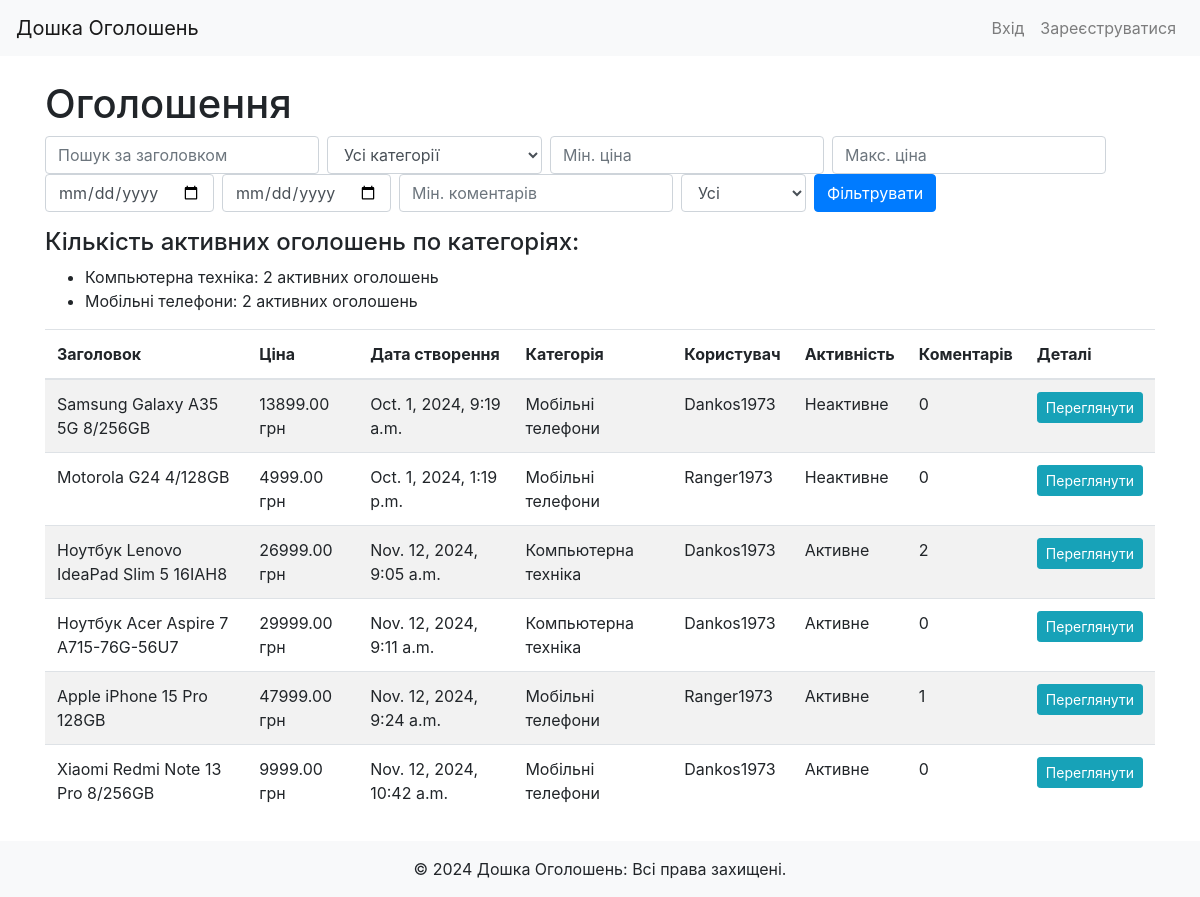
The page / on the database its author committed.
### board/models.py (models this page shows, shortened)
class Category(models.Model):
    name: str = models.CharField(max_length=255, unique=True)
    description: str = models.TextField()
    def active_ads_count(self) -> int:
        return self.ad_set.filter(is_active=True).count()
    class Meta:
        verbose_name = "Категорія"
        verbose_name_plural = "Категорії"

class Ad(models.Model):
    title: str = models.CharField(max_length=255)
    description: str = models.TextField()
    price: float = models.DecimalField(
        max_digits=10,
        decimal_places=2,
        validators=[MinValueValidator(0.01)]
    )
    created_at: timezone.datetime = models.DateTimeField()
    updated_at: timezone.datetime = models.DateTimeField(auto_now=True)
    is_active: bool = models.BooleanField(default=True)
    user: models.ForeignKey = models.ForeignKey(User, on_delete=models.CASCADE)
    category: models.ForeignKey = models.ForeignKey('Category', on_delete=models.SET_NULL, null=True)
    class Meta:
        verbose_name: str = "Оголошення"
        verbose_name_plural: str = "Оголошення"

### board/views.py (the view)
# urls.py: path('', views.RecentAdsView.as_view(), name='home'),
class RecentAdsView(ListView):
    model = Ad
    template_name = 'board/home.html'
    context_object_name = 'ads'
    def get_queryset(self):
        queryset = Ad.objects.annotate(comments_count=Count('comments'))
        search_query = self.request.GET.get('search', '')
        if search_query:
            queryset = queryset.filter(title__icontains=search_query)
        category_id = self.request.GET.get('category')
        if category_id:
            queryset = queryset.filter(category__id=category_id)
        user_id = self.request.GET.get('user')
        if user_id:
            queryset = queryset.filter(user__id=user_id)
        is_active = self.request.GET.get('is_active')
        if is_active:
            queryset = queryset.filter(is_active=(is_active.lower() == 'true'))
        min_price = self.request.GET.get('min_price')
        if min_price:
            queryset = queryset.filter(price__gte=min_price)
        max_price = self.request.GET.get('max_price')
        if max_price:
            queryset = queryset.filter(price__lte=max_price)
        start_date = self.request.GET.get('start_date')
        end_date = self.request.GET.get('end_date')
        if start_date:
            queryset = queryset.filter(created_at__gte=start_date)
        if end_date:
            queryset = queryset.filter(created_at__lte=end_date)
        min_comments = self.request.GET.get('min_comments')
        if min_comments:
            queryset = queryset.filter(comments_count__gte=min_comments)
        sort_by = self.request.GET.get('sort', 'created_at')
        if sort_by in ['title', 'price', 'created_at', 'comments_count']:
            queryset = queryset.order_by(sort_by)
        return queryset
    def get_context_data(self, **kwargs):
        context = super().get_context_data(**kwargs)
        context['categories'] = Category.objects.all()
        return context

### board/templates/board/home.html (shortened to what this page needs)
{% extends 'board/base.html' %}
{% block content %}
    <h1>Оголошення</h1>
    <form method="get" class="form-inline mb-3">
        <input type="text" name="search" value="{{ request.GET.search }}" class="form-control mr-2" placeholder="Пошук за заголовком">
        <select name="category" class="form-control mr-2">
            <option value="">Усі категорії</option>
        </select>
        <input type="number" name="min_price" value="{{ request.GET.min_price }}" class="form-control mr-2" placeholder="Мін. ціна">
        <input type="number" name="max_price" value="{{ request.GET.max_price }}" class="form-control mr-2" placeholder="Макс. ціна">
        <input type="date" name="start_date" value="{{ request.GET.start_date }}" class="form-control mr-2">
        <input type="date" name="end_date" value="{{ request.GET.end_date }}" class="form-control mr-2">
        <input type="number" name="min_comments" value="{{ request.GET.min_comments }}" class="form-control mr-2" placeholder="Мін. коментарів">
        <select name="is_active" class="form-control mr-2">
            <option value="">Усі</option>
        </select>
        <button type="submit" class="btn btn-primary">Фільтрувати</button>
    </form>
    <div class="mt-3">
        <h4>Кількість активних оголошень по категоріях:</h4>
        <ul>
            {% for cat in categories %}
                <li>{{ cat.name }}: {{ cat.active_ads_count }} активних оголошень</li>
            {% endfor %}
        </ul>
    </div>
    {% if ads %}
        <table class="table table-striped">
            <thead>
                <tr>
                    <th>Заголовок</th>
                    <th>Ціна</th>
                    <th>Дата створення</th>
                    <th>Категорія</th>
                    <th>Користувач</th>
                    <th>Активність</th>
                    <th>Коментарів</th>
                    <th>Деталі</th>
                </tr>
            </thead>
            <tbody>
                {% for ad in ads %}
                    <tr>
                        <td>{{ ad.title }}</td>
                        <td>{{ ad.price }} грн</td>
                        <td>{{ ad.created_at }}</td>
                        <td>{{ ad.category.name }}</td>
                        <td>{{ ad.user.username }}</td>
                        <td>{{ ad.is_active|yesno:"Активне,Неактивне" }}</td>
                        <td>{{ ad.comments_count }}</td>
                        <td>
                            <a href="{% url 'ad_detail' ad.pk %}" class="btn btn-sm btn-info">Переглянути</a>
                        </td>
                    </tr>
                {% endfor %}
            </tbody>
        </table>
    {% else %}
        <p>Немає оголошень.</p>
    {% endif %}
{% endblock %}

### board/templates/board/base.html (shortened to what this page needs)
<!DOCTYPE html>
<html lang="uk">
<head>
    <link rel="stylesheet" href="https://maxcdn.bootstrapcdn.com/bootstrap/4.5.2/css/bootstrap.min.css">
</head>
<body>
    <nav class="navbar navbar-expand-lg navbar-light bg-light">
        <a class="navbar-brand" href="{% url 'home' %}">Дошка Оголошень</a>
        <div class="collapse navbar-collapse" id="navbarNav">
            <ul class="navbar-nav ml-auto">
                {% if user.is_authenticated %}
                    <li class="nav-item d-flex align-items-center">
                        <a class="nav-link" href="{% url 'edit_profile' %}" style="margin-right: 10px;">Редагувати профіль</a>
                        <form method="post" action="{% url 'logout' %}" style="display: inline;">
                            {% csrf_token %}
                            <button type="submit" class="btn btn-link nav-link" style="padding: 0;">Вихід ({{ user.username }})</button>
                        </form>
                    </li>
                {% else %}
                    <li class="nav-item">
                        <a class="nav-link" href="{% url 'login' %}">Вхід</a>
                    </li>
                    <li class="nav-item">
                        <a class="nav-link" href="{% url 'signup' %}">Зареєструватися</a>
                    </li>
                {% endif %}
            </ul>
        </div>
    </nav>
    <div class="container mt-4">
        {% block content %}{% endblock %}
    </div>
    <footer class="bg-light text-center text-lg-start mt-4">
        <div class="text-center p-3">
            © 2024 Дошка Оголошень: Всі права захищені.
        </div>
    </footer>
</body>
</html>

### rows shown on the page
Category: name "Компьютерна техніка", active_ads_count "2"
Category: name "Мобільні телефони", active_ads_count "2"
Ad: title "Samsung Galaxy A35 5G 8/256GB", price "13899.00", created_at "Oct. 1, 2024, 9:19 a.m.", category.name "Мобільні телефони", user.username "Dankos1973", is_active "Неактивне", comments_count "0"
Ad: title "Motorola G24 4/128GB", price "4999.00", created_at "Oct. 1, 2024, 1:19 p.m.", category.name "Мобільні телефони", user.username "Ranger1973", is_active "Неактивне", comments_count "0"
Ad: title "Ноутбук Lenovo IdeaPad Slim 5 16IAH8", price "26999.00", created_at "Nov. 12, 2024, 9:05 a.m.", category.name "Компьютерна техніка", user.username "Dankos1973", is_active "Активне", comments_count "2"
Ad: title "Ноутбук Acer Aspire 7 A715-76G-56U7", price "29999.00", created_at "Nov. 12, 2024, 9:11 a.m.", category.name "Компьютерна техніка", user.username "Dankos1973", is_active "Активне", comments_count "0"
Ad: title "Apple iPhone 15 Pro 128GB", price "47999.00", created_at "Nov. 12, 2024, 9:24 a.m.", category.name "Мобільні телефони", user.username "Ranger1973", is_active "Активне", comments_count "1"
Ad: title "Xiaomi Redmi Note 13 Pro 8/256GB", price "9999.00", created_at "Nov. 12, 2024, 10:42 a.m.", category.name "Мобільні телефони", user.username "Dankos1973", is_active "Активне", comments_count "0"
